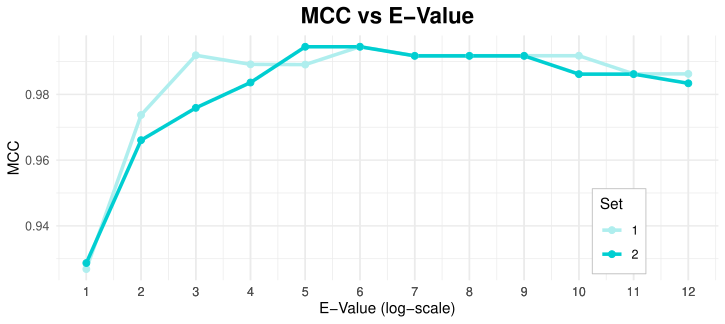

The R source for this figure:
library(ggplot2)
data <- read.csv("MCC.csv", sep=";")
ggplot(data, aes(x = E.Value, y = MCC, color = factor(Set), group = Set)) +
  geom_line(size = 1.2) +
  geom_point(size = 2) +
  scale_x_continuous(breaks = data$E.Value) + 
  scale_color_manual(values = c("paleturquoise", "darkturquoise")) +  
  labs(title = "MCC vs E-Value",
       x = "E-Value (log-scale)",
       y = "MCC",
       color = "Set") +
  theme_minimal() +
  theme(
    plot.title = element_text(hjust = 0.5, size = 16, face = "bold"),  # Center and format title
    legend.position = c(0.85, 0.2),  # Bottom right (x=85%, y=20%)
    legend.background = element_rect(fill = "white", color = "gray", size = 0.3)
  )
